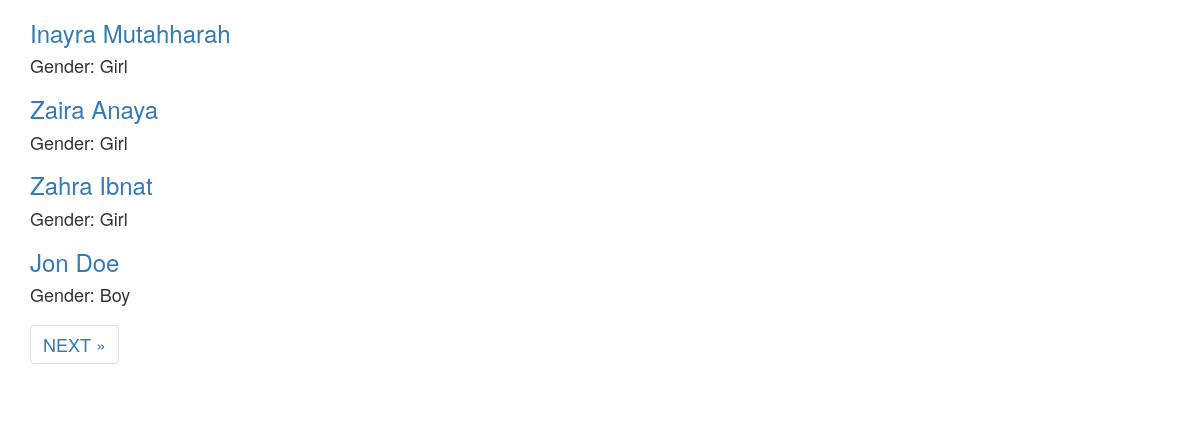
The app's page /func-all-persons/, older data.
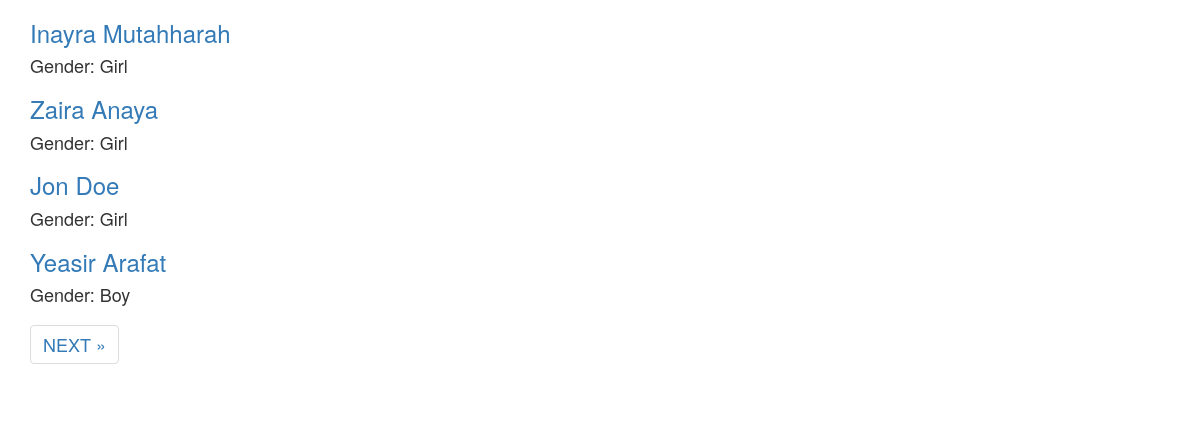
The same page, newer data.
### first_app/models.py (models this page shows, shortened)
class Person(models.Model):
    GENDER = (
        ('Male', 'Male'),
        ('Female', 'Female'),
    )
    first_name = models.CharField(max_length=30)
    last_name = models.CharField(max_length=30)
    email = models.EmailField(unique = True,null=True)
    gender = models.CharField(max_length=6, choices= GENDER,default='N/A')
    objects = PersonManager()
    class Meta:
        verbose_name_plural = 'All Persons'

### first_app/views.py (the view)
# urls.py: path('func-all-persons/', all_persons,name='all-persons'),
def all_persons(request):
    persons = Person.objects.all()
    paginator = Paginator(persons, 4)  # 4 persons in each page
    page = request.GET.get('page')
    print('Page', page)
    try:
        persons_page = paginator.page(page)
        print(persons_page)
    except PageNotAnInteger:
        persons_page = paginator.page(1)
        print('except', persons_page)
    except EmptyPage:
        persons_page = paginator.page(paginator.num_pages)
    return render(request, 'all_persons.html',{'page': page,'persons_page': persons_page,})

### first_app/templatetags/new_template_tags.py (called while the page is built)
@register.filter(name='custom_filter')
def custom_filter(value):
    if value=='Female':
        return "Girl"
    elif value == 'Male' :
        return "Boy"
    else:
        return "Unknown"

### templates/all_persons.html (shortened to what this page needs)
{% extends 'base.html' %}
{% load new_template_tags %}
{% block content %}
{% for person in persons_page %}
<a href="{% url 'person-detail-view' person.id %}">
    <h3>{{person.first_name  }} {{person.last_name  }}</h3>
</a>
<h4>Gender: {{ person.gender | custom_filter }}</h>
{% endfor %}
{% if persons_page.has_other_pages %}
  <ul class="pagination justify-content-center">
    {% if persons_page.has_next %}
    <li><a href="?page={{ persons_page.next_page_number }}" class="page-link"> NEXT &raquo;</a></li>
   {% endif %}
  </ul>
</div>
{% endif %}
{% endblock %}

### templates/base.html (shortened to what this page needs)
{% load static %}
<!DOCTYPE html>
<html lang="en">
<head>
    <link rel="stylesheet" href="https://maxcdn.bootstrapcdn.com/bootstrap/3.3.7/css/bootstrap.min.css">
</head>
<body>
    <div class='container'>
        {% block content %}
        {% endblock content %}
    </body>
</html>

Row changes from the older to the newer data that the page shows:
removed Person: first_name "Zahra", last_name "Ibnat", gender|custom_filter "Girl"
changed Person "Jon": gender|custom_filter "Boy" → "Girl"
now on this page (row unchanged): Person: first_name "Yeasir", last_name "Arafat", gender|custom_filter "Boy"
